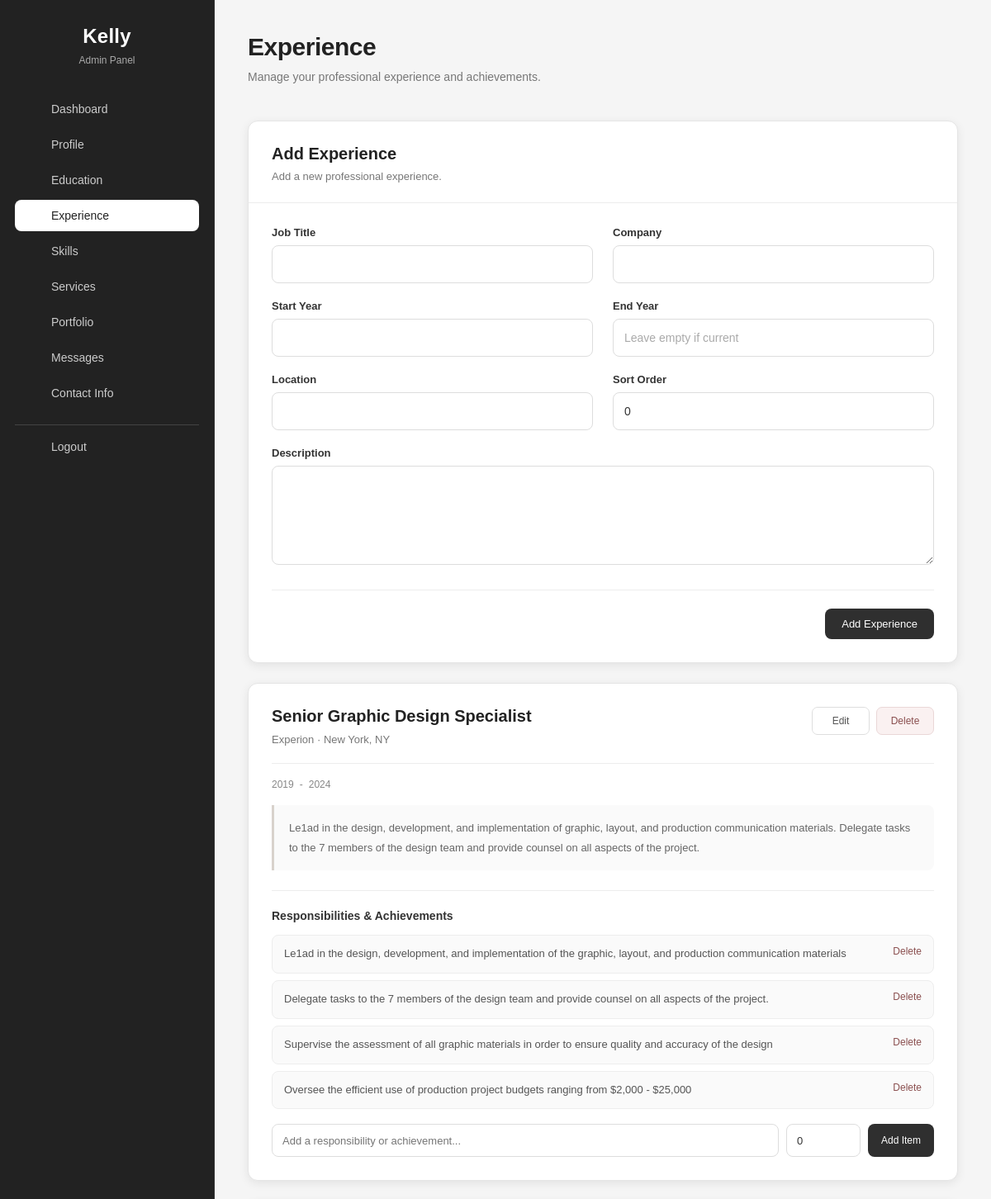
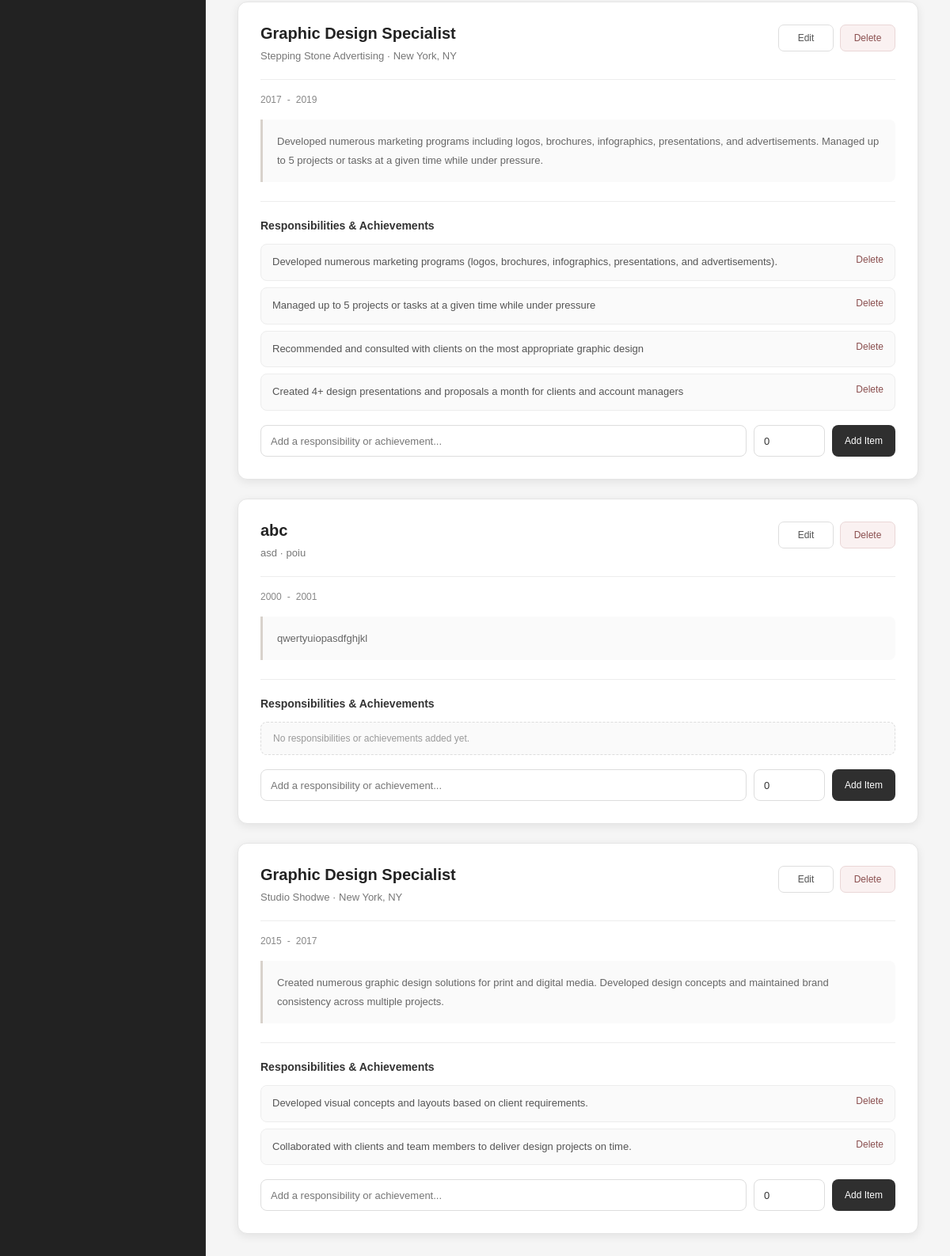
Screenshot of /admin/experience.php (signed in) with the database file from the repository (2 pictures, top to bottom).
### tables this page shows
CREATE TABLE IF NOT EXISTS `experience` (
  `id` int UNSIGNED NOT NULL AUTO_INCREMENT,
  `job_title` varchar(150) DEFAULT NULL,
  `start_year` year DEFAULT NULL,
  `end_year` year DEFAULT NULL,
  `company` varchar(255) DEFAULT NULL,
  `location` varchar(150) DEFAULT NULL,
  `description` text,
  `sort_order` int DEFAULT '0',
  PRIMARY KEY (`id`)
);

CREATE TABLE IF NOT EXISTS `experience_items` (
  `id` int UNSIGNED NOT NULL AUTO_INCREMENT,
  `experience_id` int UNSIGNED NOT NULL,
  `description` text,
  `sort_order` int DEFAULT '0',
  PRIMARY KEY (`id`)
);

### admin/experience.php (the view, shortened to what this page needs)
<?php
require_once 'includes/db.php';
$edit_experience = null;
$experiences = $pdo->query("
    SELECT *
    FROM experience
    ORDER BY sort_order ASC, id ASC
")->fetchAll(PDO::FETCH_ASSOC);
$items = $pdo->query("
    SELECT *
    FROM experience_items
    ORDER BY sort_order ASC, id ASC
")->fetchAll(PDO::FETCH_ASSOC);
$experience_items = [];
foreach ($items as $item) {
    $experience_items[$item['experience_id']][] = $item;
}
?>
<!DOCTYPE html>
<html lang="en">
<head>
    <link
            rel="stylesheet"
            href="assets/css/admin.css?v=3"
    >
</head>
<body>
<div class="admin-wrapper">
    <?php require_once 'includes/sidebar.php'; ?>
    <main class="main-content">
        <div class="experience-page">
            <div class="experience-header">
                <div>
                    <h1>
                        Experience
                    </h1>
                    <p>
                        Manage your professional experience and achievements.
                    </p>
                </div>
            </div>
            <div class="experience-card">
                <div class="experience-card-header">
                    <h2>
                        <?= $edit_experience
                                ? 'Edit Experience'
                                : 'Add Experience'
                        ?>
                    </h2>
                    <p>
                        <?= $edit_experience
                                ? 'Update your professional experience.'
                                : 'Add a new professional experience.'
                        ?>
                    </p>
                </div>
                <form
                        method="POST"
                        class="experience-form"
                >
                    <div class="experience-grid">
                        <div class="experience-field">
                            <label for="job_title">
                                Job Title
                            </label>
                            <input
                                    type="text"
                                    id="job_title"
                                    name="job_title"
                                    value="<?= htmlspecialchars($edit_experience['job_title'] ?? '') ?>"
                                    required
                            >
                        </div>
                        <div class="experience-field">
                            <label for="company">
                                Company
                            </label>
                            <input
                                    type="text"
                                    id="company"
                                    name="company"
                                    value="<?= htmlspecialchars($edit_experience['company'] ?? '') ?>"
                            >
                        </div>
                        <div class="experience-field">
                            <label for="start_year">
                                Start Year
                            </label>
                            <input
                                    type="number"
                                    id="start_year"
                                    name="start_year"
                                    min="1900"
                                    max="2100"
                                    value="<?= htmlspecialchars($edit_experience['start_year'] ?? '') ?>"
                            >
                        </div>
                        <div class="experience-field">
                            <label for="end_year">
                                End Year
                            </label>
                            <input
                                    type="number"
                                    id="end_year"
                                    name="end_year"
                                    min="1900"
                                    max="2100"
                                    placeholder="Leave empty if current"
                                    value="<?= htmlspecialchars($edit_experience['end_year'] ?? '') ?>"
                            >
                        </div>
                        <div class="experience-field">
                            <label for="location">
                                Location
                            </label>
                            <input
                                    type="text"
                                    id="location"
                                    name="location"
                                    value="<?= htmlspecialchars($edit_experience['location'] ?? '') ?>"
                            >
                        </div>
                        <div class="experience-field">
                            <label for="sort_order">
                                Sort Order
                            </label>
                            <input
                                    type="number"
                                    id="sort_order"
                                    name="sort_order"
                                    min="0"
                                    value="<?= htmlspecialchars($edit_experience['sort_order'] ?? '0') ?>"
                            >
                        </div>
                        <div class="experience-field experience-field-full">
                            <label for="description">
                                Description
                            </label>
                            <textarea
                                    id="description"
                                    name="description"
                                    rows="4"
                            ><?= htmlspecialchars($edit_experience['description'] ?? '') ?></textarea>
                        </div>
                    </div>
                    <div class="experience-form-footer">
                        <button
                                type="submit"
                                name="<?= $edit_experience
                                        ? 'update_experience'
                                        : 'add_experience'
                                ?>"
                                class="experience-save-btn"
                        >
                            <?= $edit_experience
                                    ? 'Update Experience'
                                    : 'Add Experience'
                            ?>
                        </button>
                    </div>
                </form>
            </div>
            <div class="experience-list">
                <?php foreach ($experiences as $experience): ?>
                    <div class="experience-card experience-item-card">
                        <div class="experience-item-header">
                            <div>
                                <h2>
                                    <?= htmlspecialchars(
                                            $experience['job_title'] ?? ''
                                    ) ?>
                                </h2>
                                <p class="experience-company">
                                    <?= htmlspecialchars(
                                            $experience['company'] ?? ''
                                    ) ?>
                                    <?php if (!empty($experience['location'])): ?>
                                        ·
                                        <?= htmlspecialchars(
                                                $experience['location']
                                        ) ?>
                                    <?php endif; ?>
                                </p>
                            </div>
                            <div class="experience-actions">
                                <a
                                        href="experience.php?edit=<?= (int) $experience['id'] ?>"
                                        class="experience-edit-btn"
                                >
                                    Edit
                                </a>
                                <a
                                        href="experience.php?delete=<?= (int) $experience['id'] ?>"
                                        class="experience-delete-btn"
                                        onclick="return confirm('Are you sure you want to delete this experience?');"
                                >
                                    Delete
                                </a>
                            </div>
                        </div>
                        <div class="experience-meta">
                            <?php if (!empty($experience['start_year'])): ?>
                                <span>
                                    <?= htmlspecialchars(
                                            $experience['start_year']
                                    ) ?>
                                </span>
                            <?php endif; ?>
                            <span>
                                -
                            </span>
                            <span>
                                <?php if (!empty($experience['end_year'])): ?>
                                    <?= htmlspecialchars(
                                            $experience['end_year']
                                    ) ?>
                                <?php else: ?>
                                    Present
                                <?php endif; ?>
                            </span>
                        </div>
                        <?php if (!empty($experience['description'])): ?>
                            <p class="experience-description">
                                <?= nl2br(
                                        htmlspecialchars(
                                                $experience['description']
                                        )
                                ) ?>
                            </p>
                        <?php endif; ?>
                        <div class="experience-items">
                            <h3>
                                Responsibilities & Achievements
                            </h3>
                            <?php if (!empty($experience_items[$experience['id']])): ?>
                                <ul>
                                    <?php foreach (
                                            $experience_items[$experience['id']]
                                            as $item
                                    ): ?>
                                        <li>
                                            <span>
                                                <?= htmlspecialchars(
                                                        $item['description'] ?? ''
                                                ) ?>
                                            </span>
                                            <a
                                                    href="experience.php?delete_item=<?= (int) $item['id'] ?>"
                                                    class="experience-item-delete"
                                                    onclick="return confirm('Delete this item?');"
                                            >
                                                Delete
                                            </a>
                                        </li>
                                    <?php endforeach; ?>
                                </ul>
                            <?php else: ?>
                                <p class="experience-no-items">
                                    No responsibilities or achievements added yet.
                                </p>
                            <?php endif; ?>
                            <form
                                    method="POST"
                                    class="experience-item-form"
                            >
                                <input
                                        type="text"
                                        name="item_description"
                                        placeholder="Add a responsibility or achievement..."
                                        required
                                >
                                <input
                                        type="number"
                                        name="item_sort_order"
                                        value="0"
                                        min="0"
                                        title="Sort order"
                                >
                                <button
                                        type="submit"
                                        name="add_experience_item"
                                >
                                    Add Item
                                </button>
                            </form>
                        </div>
                    </div>
                <?php endforeach; ?>
            </div>
        </div>
    </main>
</div>
</body>
</html>

### rows the page displays
experience: job_title "Senior Graphic Design Specialist", company "Experion", location "New York, NY", start_year "2019", end_year "2024", description "Le1ad in the design, development, and implementation of graphic, layout, and production communication materials. Delegate tasks to the 7 members of the design team and provide counsel on all aspects of the project."
experience_items: description "Le1ad in the design, development, and implementation of the graphic, layout, and production communication materials"
experience_items: description "Delegate tasks to the 7 members of the design team and provide counsel on all aspects of the project."
experience_items: description "Supervise the assessment of all graphic materials in order to ensure quality and accuracy of the design"
experience_items: description "Oversee the efficient use of production project budgets ranging from $2,000 - $25,000"
experience: job_title "Graphic Design Specialist", company "Stepping Stone Advertising", location "New York, NY", start_year "2017", end_year "2019", description "Developed numerous marketing programs including logos, brochures, infographics, presentations, and advertisements. Managed up to 5 projects or tasks at a given time while under pressure."
experience_items: description "Developed numerous marketing programs (logos, brochures, infographics, presentations, and advertisements)."
experience_items: description "Managed up to 5 projects or tasks at a given time while under pressure"
experience_items: description "Recommended and consulted with clients on the most appropriate graphic design"
experience_items: description "Created 4+ design presentations and proposals a month for clients and account managers"
experience: job_title "abc", company "asd", location "poiu", start_year "2000", end_year "2001", description "qwertyuiopasdfghjkl", shows "No responsibilities or achievements added yet."
experience: job_title "Graphic Design Specialist", company "Studio Shodwe", location "New York, NY", start_year "2015", end_year "2017", description "Created numerous graphic design solutions for print and digital media. Developed design concepts and maintained brand consistency across multiple projects."
experience_items: description "Developed visual concepts and layouts based on client requirements."
experience_items: description "Collaborated with clients and team members to deliver design projects on time."
